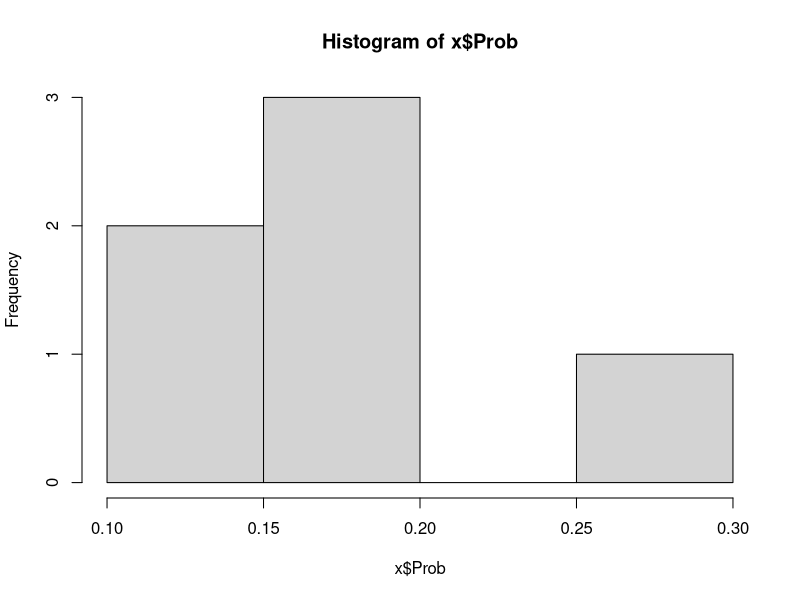
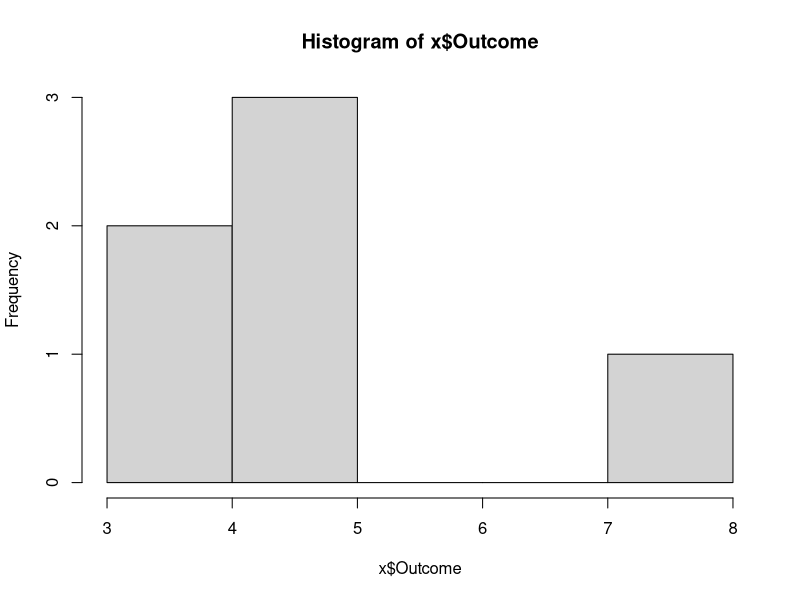
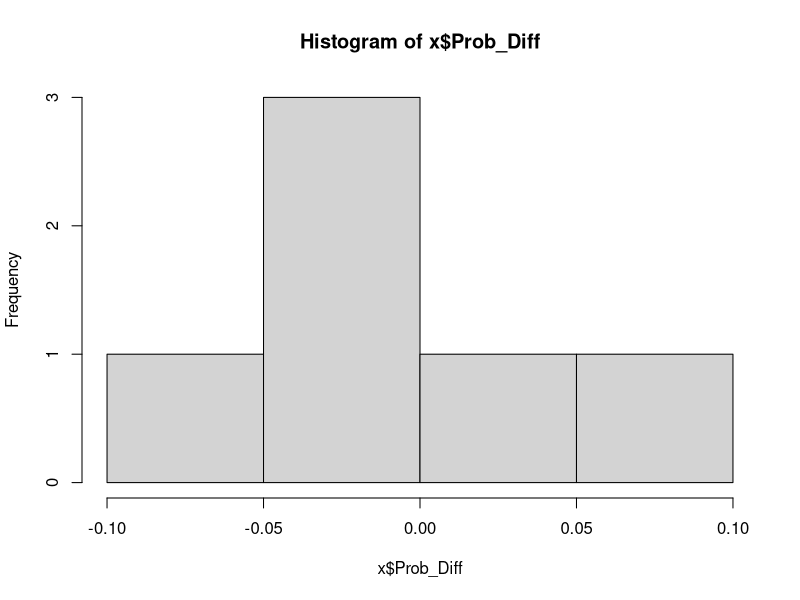

Reproduce these figures in R, in order.

setwd("C:/Users/brand/OneDrive/Documents/GitHub/Prob&Stats")
getwd()

library(readxl)
x <- read_excel("dieroll.xlsx", col_names = TRUE)
x

hist(x$Prob)
hist(x$Outcome)
hist(x$Prob_Diff)
